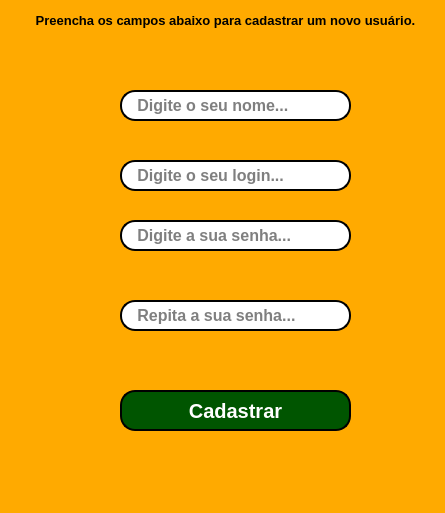
<?xml version="1.0" encoding="UTF-8"?>
<ui version="4.0">
 <class>MainWindow</class>
 <widget class="QMainWindow" name="MainWindow">
  <property name="geometry">
   <rect>
    <x>0</x>
    <y>0</y>
    <width>445</width>
    <height>513</height>
   </rect>
  </property>
  <property name="windowTitle">
   <string>MainWindow</string>
  </property>
  <property name="styleSheet">
   <string notr="true">background-color: rgb(255, 170, 0);</string>
  </property>
  <property name="documentMode">
   <bool>false</bool>
  </property>
  <widget class="QWidget" name="centralwidget">
   <widget class="QLabel" name="label">
    <property name="geometry">
     <rect>
      <x>20</x>
      <y>0</y>
      <width>411</width>
      <height>41</height>
     </rect>
    </property>
    <property name="font">
     <font>
      <pointsize>10</pointsize>
      <weight>75</weight>
      <bold>true</bold>
     </font>
    </property>
    <property name="text">
     <string>Preencha os campos abaixo para cadastrar um novo usuário.</string>
    </property>
    <property name="alignment">
     <set>Qt::AlignCenter</set>
    </property>
   </widget>
   <widget class="QLineEdit" name="lineEdit">
    <property name="geometry">
     <rect>
      <x>120</x>
      <y>90</y>
      <width>231</width>
      <height>31</height>
     </rect>
    </property>
    <property name="font">
     <font>
      <pointsize>12</pointsize>
      <weight>75</weight>
      <bold>true</bold>
     </font>
    </property>
    <property name="styleSheet">
     <string notr="true">background-color: rgb(255, 255, 255);
border-radius:15px;
border-style: outset;
border-width:2px;</string>
    </property>
    <property name="placeholderText">
     <string>   Digite o seu nome...</string>
    </property>
   </widget>
   <widget class="QLineEdit" name="lineEdit_2">
    <property name="geometry">
     <rect>
      <x>120</x>
      <y>160</y>
      <width>231</width>
      <height>31</height>
     </rect>
    </property>
    <property name="font">
     <font>
      <pointsize>12</pointsize>
      <weight>75</weight>
      <bold>true</bold>
     </font>
    </property>
    <property name="styleSheet">
     <string notr="true">background-color: rgb(255, 255, 255);
border-radius:15px;
border-style: outset;
border-width:2px;</string>
    </property>
    <property name="placeholderText">
     <string>   Digite o seu login...</string>
    </property>
   </widget>
   <widget class="QLineEdit" name="lineEdit_3">
    <property name="geometry">
     <rect>
      <x>120</x>
      <y>220</y>
      <width>231</width>
      <height>31</height>
     </rect>
    </property>
    <property name="font">
     <font>
      <pointsize>12</pointsize>
      <weight>75</weight>
      <bold>true</bold>
     </font>
    </property>
    <property name="styleSheet">
     <string notr="true">background-color: rgb(255, 255, 255);
border-radius:15px;
border-style: outset;
border-width:2px;</string>
    </property>
    <property name="echoMode">
     <enum>QLineEdit::Password</enum>
    </property>
    <property name="placeholderText">
     <string>   Digite a sua senha...</string>
    </property>
   </widget>
   <widget class="QLineEdit" name="lineEdit_4">
    <property name="geometry">
     <rect>
      <x>120</x>
      <y>300</y>
      <width>231</width>
      <height>31</height>
     </rect>
    </property>
    <property name="font">
     <font>
      <pointsize>12</pointsize>
      <weight>75</weight>
      <bold>true</bold>
     </font>
    </property>
    <property name="styleSheet">
     <string notr="true">background-color: rgb(255, 255, 255);
border-radius:15px;
border-style: outset;
border-width:2px;</string>
    </property>
    <property name="echoMode">
     <enum>QLineEdit::Password</enum>
    </property>
    <property name="placeholderText">
     <string>   Repita a sua senha...</string>
    </property>
   </widget>
   <widget class="QPushButton" name="pushButton">
    <property name="geometry">
     <rect>
      <x>120</x>
      <y>390</y>
      <width>231</width>
      <height>41</height>
     </rect>
    </property>
    <property name="font">
     <font>
      <pointsize>15</pointsize>
      <weight>75</weight>
      <bold>true</bold>
     </font>
    </property>
    <property name="styleSheet">
     <string notr="true">background-color: rgb(0, 85, 0);
color: rgb(255, 255, 255);
border-radius:  15px;
border-style: outset;
border-width: 2px;
border-color:black;</string>
    </property>
    <property name="text">
     <string>Cadastrar</string>
    </property>
   </widget>
  </widget>
  <widget class="QMenuBar" name="menubar">
   <property name="geometry">
    <rect>
     <x>0</x>
     <y>0</y>
     <width>445</width>
     <height>21</height>
    </rect>
   </property>
  </widget>
  <widget class="QStatusBar" name="statusbar"/>
 </widget>
 <resources/>
 <connections/>
</ui>
